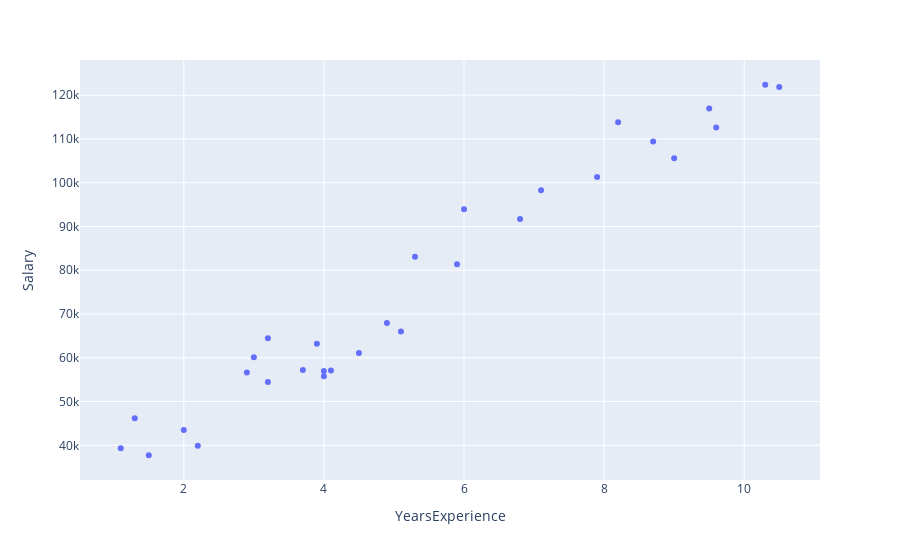

Here is the notebook cell this chart was saved with:
### Code cell
px.scatter(df, x="YearsExperience", y="Salary")

### Figure 1 — Plotly figure (JSON) as saved in the notebook; plotly's stock layout.template omitted (floating-point values rounded to 4 significant figures)
{"data": [{"hovertemplate": "YearsExperience=%{x}<br>Salary=%{y}<extra></extra>", "legendgroup": "", "marker": {"color": "#636efa", "symbol": "circle"}, "mode": "markers", "name": "", "orientation": "v", "showlegend": false, "type": "scatter", "x": [1.1, 1.3, 1.5, 2, 2.2, 2.9, 3, 3.2, 3.2, 3.7, 3.9, 4, 4, 4.1, 4.5, 4.9, 5.1, 5.3, 5.9, 6, 6.8, 7.1, 7.9, 8.2, 8.7, 9, 9.5, 9.6, 10.3, 10.5], "xaxis": "x", "y": [39343, 46205, 37731, 43525, 39891, 56642, 60150, 54445, 64445, 57189, 63218, 55794, 56957, 57081, 61111, 67938, 66029, 83088, 81363, 93940, 91738, 98273, 101302, 113812, 109431, 105582, 116969, 112635, 122391, 121872], "yaxis": "y"}], "layout": {"legend": {"tracegroupgap": 0}, "margin": {"t": 60}, "xaxis": {"anchor": "y", "domain": [0, 1], "title": {"text": "YearsExperience"}}, "yaxis": {"anchor": "x", "domain": [0, 1], "title": {"text": "Salary"}}}}
